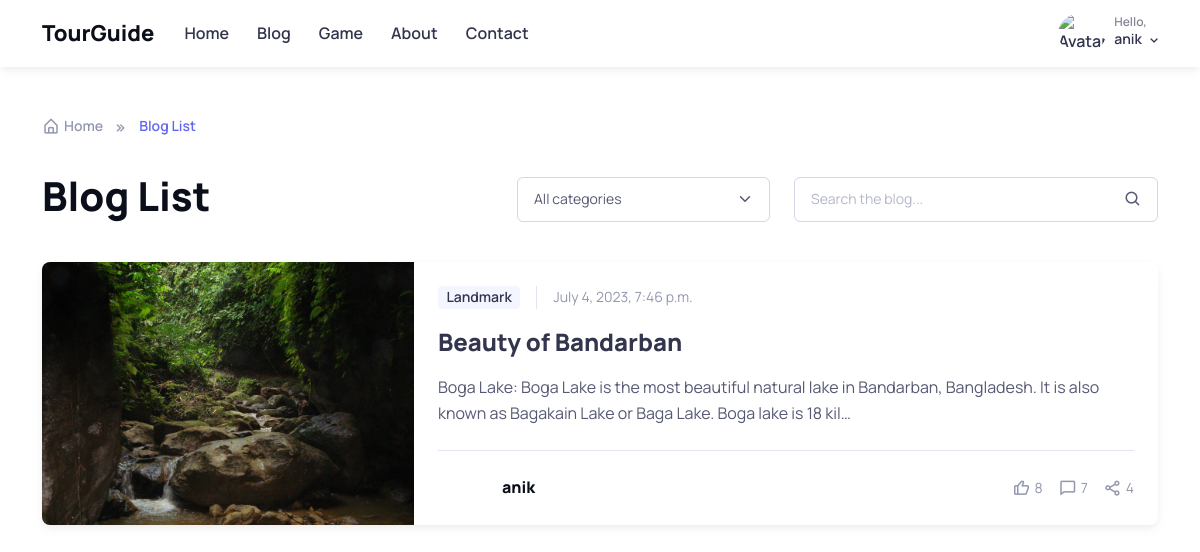
The page /blog/ (signed in) on the database its author committed.
### account/models.py (models this page shows)
class User(AbstractUser):
    email = models.EmailField(unique=True)
    agreed = models.BooleanField(default=False)
    def __str__(self):
        return self.username

### blog/models.py (models this page shows, shortened)
class Post(models.Model):
    class PublicationStatus(models.TextChoices):
        DRAFT = 'draft', 'Draft'
        PUBLISHED = 'pub', 'Published'
    author = models.ForeignKey(User, on_delete=models.CASCADE, related_name='posts')
    category = models.ForeignKey(Category, on_delete=models.CASCADE, related_name='posts')
    title = models.CharField(max_length=200)
    slug = models.SlugField(unique=True)
    published = models.CharField(max_length=5, choices=PublicationStatus.choices, default=PublicationStatus.DRAFT)
    content = models.TextField()
    created_at = models.DateTimeField(auto_now_add=True)
    updated_at = models.DateTimeField(auto_now=True)
    tags = models.ManyToManyField(Tag, blank=True)
    image = models.ImageField(upload_to='images/blog/')
    likes = GenericRelation('Like')
    comments = GenericRelation('Comment')
    ratings = GenericRelation('Rating')
    def get_absolute_url(self):
        return reverse('blog:post_detail', args=[self.slug])

class Category(models.Model):
    name = models.CharField(max_length=12, unique=True)
    def __str__(self):
        return self.name

### blog/views.py (the view)
# urls.py: path('', views.post_list, name='post_list'),
def post_list(request):
    posts = Post.objects.filter(published='pub').order_by('-created_at')
    return render(request, 'blog/post_list.html', {'posts': posts})

### blog/templates/blog/post_list.html (shortened to what this page needs)
{% extends 'blog/_base.html' %}
{% block container %}
        {% if not user.is_authenticated %}
            {% include 'navbar.html' %}
        {% else %}
            {% include 'navbar_in_logged_state.html' %}
        {% endif %}
    <nav class="container" aria-label="breadcrumb">
        <ol class="breadcrumb mb-0 pt-5">
            <li class="breadcrumb-item">
                <a href="{% url 'blog:post_list' %}"><i class="bx bx-home-alt fs-lg me-1"></i>Home</a>
            </li>
            <li class="breadcrumb-item active" aria-current="page">Blog List</li>
        </ol>
    </nav>
    <section class="container mt-4 mb-lg-5 pt-lg-2 pb-5">
        <div class="row align-items-end gy-3 mb-4 pb-lg-3 pb-1">
            <div class="col-lg-5 col-md-4">
                <h1 class="mb-2 mb-md-0">Blog List</h1>
            </div>
            <div class="col-lg-7 col-md-8">
                <div class="row gy-2">
                    <div class="col-lg-5 col-sm-6">
                        <div class="d-flex align-items-center">
                            <select class="form-select">
                                <option>All categories</option>
                            </select>
                        </div>
                    </div>
                    <div class="col-lg-7 col-sm-6">
                        <div class="input-group">
                            <input type="text" class="form-control pe-5 rounded" placeholder="Search the blog...">
                            <i class="bx bx-search position-absolute top-50 end-0 translate-middle-y me-3 zindex-5 fs-lg"></i>
                        </div>
                    </div>
                </div>
            </div>
        </div>
        {% for post in posts %}
            <article class="card border-0 shadow-sm overflow-hidden mb-4">
                <div class="row g-0">
                    <div class="col-sm-4 position-relative bg-position-center bg-repeat-0 bg-size-cover"
                         style="background-image: url({{ post.image.url }}); min-height: 15rem;">
                        <a href="{{ post.get_absolute_url }}" class="position-absolute top-0 start-0 w-100 h-100"
                           aria-label="Read more"></a>
                    </div>
                    <div class="col-sm-8">
                        <div class="card-body">
                            <div class="d-flex align-items-center mb-3">
                                <a class="badge fs-sm text-nav bg-secondary text-decoration-none">{{ post.category }}</a>
                                <span class="fs-sm text-muted border-start ps-3 ms-3">{{ post.created_at }}</span>
                            </div>
                            <h3 class="h4">
                                <a href="{{ post.get_absolute_url }}">{{ post.title }}</a>
                            </h3>
                            <p>{{ post.content | truncatechars:150 }}</p>
                            <hr class="my-4">
                            <div class="d-flex align-items-center justify-content-between">
                                <a class="d-flex align-items-center fw-bold text-dark text-decoration-none me-3">
                                    {{ post.author }}
                                </a>
                                <div class="d-flex align-items-center text-muted">
                                    <div class="d-flex align-items-center me-3">
                                        <i class="bx bx-like fs-lg me-1"></i>
                                        <span class="fs-sm">8</span>
                                    </div>
                                    <div class="d-flex align-items-center me-3">
                                        <i class="bx bx-comment fs-lg me-1"></i>
                                        <span class="fs-sm">7</span>
                                    </div>
                                    <div class="d-flex align-items-center">
                                        <i class="bx bx-share-alt fs-lg me-1"></i>
                                        <span class="fs-sm">4</span>
                                    </div>
                                </div>
                            </div>
                        </div>
                    </div>
                </div>
            </article>
        {% endfor %}
    </section>
{% endblock %}

### templates/navbar_in_logged_state.html (shortened to what this page needs)
{% load static %}
<header class="navbar navbar-expand-lg bg-light shadow-sm">
    <div class="container">
        <a href="{% url 'tourplan:home_page' %}" class="navbar-brand">
            TourGuide
        </a>
        <div class="nav dropdown d-block order-lg-3 ms-4">
            <a href="#" class="d-flex nav-link p-0" data-bs-toggle="dropdown">
                <img  class="rounded-circle" width="48" alt="Avatar">
                <div class="d-none d-sm-block ps-2">
                    <div class="fs-xs lh-1 opacity-60">Hello,</div>
                    <div class="fs-sm dropdown-toggle">{{ user }}</div>
                </div>
            </a>
        </div>
        <nav id="navbarCollapse5" class="collapse navbar-collapse order-lg-2">
            <ul class="navbar-nav me-auto">
                <li class="nav-item">
                    <a href="{% url 'tourplan:home_page' %}" class="nav-link">Home</a>
                </li>
                <li class="nav-item">
                    <a href="{% url 'blog:post_list' %}" class="nav-link">Blog</a>
                </li>
                <li class="nav-item">
                    <a href="" class="nav-link">Game</a>
                </li>
                <li class="nav-item">
                    <a href="{% url 'tourplan:about_page' %}" class="nav-link">About</a>
                </li>
                <li class="nav-item">
                    <a href="{% url 'tourplan:contact_page' %}" class="nav-link">Contact</a>
                </li>
            </ul>
        </nav>
    </div>
</header>

### rows shown on the page
User: username "anik"
Post: image (picture), category "Landmark", created_at "July 4, 2023, 7:46 p.m.", title "Beauty of Bandarban", content "Boga Lake: Boga Lake is the most beautiful natural lake in Bandarban, Bangladesh. It is also known as Bagakain Lake or Baga Lake. Boga lake is 18 kil…", author "anik"
